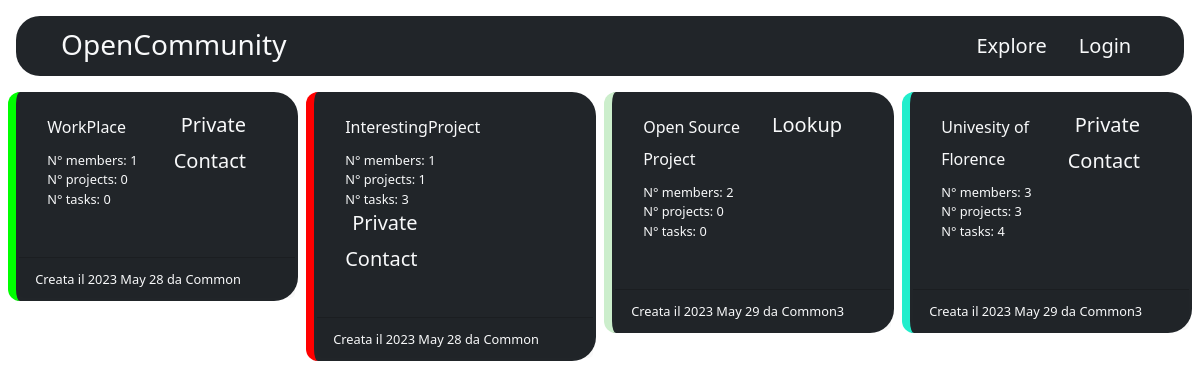
The page /explore/ on the database as committed earlier.
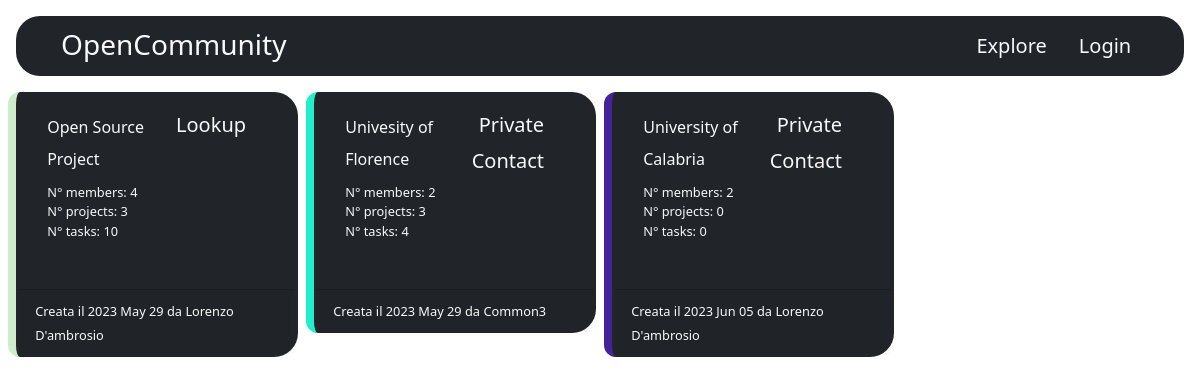
The same page on the database as committed later.
### TaskKit/tasks/models/community.py (models this page shows, shortened)
class Community(models.Model):
    name = models.CharField(max_length=100)
    members = models.ManyToManyField(User, related_name='communities')
    color = models.CharField(max_length=8)
    is_open = models.BooleanField(default=0)
    is_public = models.BooleanField(default=0)
    creation_date = models.DateTimeField(auto_now_add=True)
    founder_user = models.ForeignKey(User, on_delete=models.CASCADE, related_name='founded_communities')
    @property
    def number_of_members(self):
        return self.members.count()
    @property
    def number_of_projects(self):
        return self.projects.all().count()
    @property
    def number_of_tasks(self):
        return self.projects.values_list('tasks', flat=1).count()

### TaskKit/views.py (the view)
# urls.py: path('explore/', views.page_explore, name='explore'),
def page_explore(request):
    from django.db.models import Q
    if not request.user.is_authenticated:
        communities = Community.objects \
            .filter(is_public=1)
    else:
        communities = Community.objects \
            .filter(is_public=1)
        communities.union(Community.objects \
                          .filter(members__in=[request.user]))
    return render(request, 'pages/explore.html', {'communities': communities})

### TaskKit/tasks/templatetags/filters.py (called while the page is built)
@register.filter
def is_member_of(user, community):
    return user in community.members.all()

### templates/pages/explore.html (shortened to what this page needs)
{% extends 'main/layout.html' %}
{% block content %}
 <div class="community-container container-fluid m-0 g-3 align-items-center justify-content-center w-100">
     <div class="row row-cols-2 row-cols-lg-4 g-2">
        {% for community in communities %}
            <div class="col">
                {% include 'community/community.html' with community=community redirect="explore"%}
            </div>
        {% endfor %}
     </div>
</div>
{% endblock %}

### templates/main/layout.html (shortened to what this page needs)
{% load static %}
<!DOCTYPE html>
<html>
    <head>
        <link rel="stylesheet" type="text/css" href="{% static 'style/app_style.css' %}">
    <link href="https://cdn.jsdelivr.net/npm/bootstrap@5.3.0/dist/css/bootstrap.min.css" rel="stylesheet">
        <link rel="stylesheet" type="text/css" href="{% static 'assets/fontawesome/css/fontawesome.css' %}">
        <link rel="stylesheet" type="text/css" href="{% static 'assets/fontawesome/css/brands.css' %}">
        <link rel="stylesheet" type="text/css" href="{% static 'assets/fontawesome/css/solid.css' %}">
    </head>
    <body>
        <header>
            {% include 'main/app_bar.html' %}
        </header>
        <main>
            {% block content %}{% endblock %}
        </main>
<script src="https://cdn.jsdelivr.net/npm/bootstrap@5.3.0/dist/js/bootstrap.min.js"></script>     </body>
</html>

### templates/main/app_bar.html (shortened to what this page needs)
{% load static %}
<link rel="stylesheet" type="text/css"
      href="{% static 'style/main/app_bar.css' %}"
>
<nav class="navbar navbar-dark bg-dark">
    <h3>
        <a href="{% url 'index' %}">
            <i class="fa-solid fa-people-group"></i>
            OpenCommunity
        </a>
    </h3>
    <h5>
        <a href="{% url 'explore' %}">
        <i class="fa-solid fa-compass mr-2"></i>
            Explore
        </a>
    </h5>
    <h5 class="ml-3">
    {% if user.is_authenticated %}
        <a href="{% url 'account' %}">
            Account
            <i class="fa-solid fa-user mx-2"></i>
        </a>
    {% else %}
        <a href="#loginModal" class=""
           data-bs-toggle="modal"
           data-bs-target="#loginModal">
            Login
            <i class="fa-solid fa-sign-in mx-2"></i>
        </a>
    {% endif %}
    </h5>
</nav>

### templates/community/community.html (shortened to what this page needs)
{% load static %}
{% load filters %}
<link rel="stylesheet" type="text/css"
      href="{% static 'style/community/community.css' %}"
>
<div class="community card bg-dark text-light"
    style="border-color: #{{ community.color }}">
    <div class="card-body">
        <div class="container">
            <div class="row">
                <div class="col">
                    <h6 class="card-title pb-2">{{ community.name }}</h6>
                    <p class="card-text">N° members: {{ community.number_of_members }}</p>
                    <p class="card-text">N° projects: {{ community.number_of_projects }}</p>
                    <p class="card-text">N° tasks: {{ community.number_of_tasks }}</p>
                </div>
                <div class="col-auto d-flex flex-column pt-1 gap-3 align-content-start align-items-end">
                    {% if not community.is_open and not request.user|is_member_of:community%}
                        <h5>
                            <a href="">
                                Private
                                <i class="fa-solid fa-hand mr-2"></i>
                            </a>
                        </h5>
                        <h5>
                            <a href="mailto:{{ community.founder_user.email}}">
                                Contact
                                <i class="fa-solid fa-envelope mr-2"></i>
                            </a>
                        </h5>
                    {% endif %}
                    {% if not request.user.is_logged and community.is_open%}
                        <h5>
                            <a href="{% url 'community_detail' community_id=community.id page=redirect %}">
                                Lookup
                                <i class="fa-solid fa-hand-pointer mr-2"></i>
                            </a>
                        </h5>
                    {% endif %}
                </div>
            </div>
        </div>
    </div>
    <div class="card-footer">
        <small class="card-text">
            Creata il {{ community.creation_date|date:"Y M d" }}
                da {{ community.founder_user }}
            </small>
    </div>
</div>

### static/style/app_style.css (style rules this page uses)
:root { --app-default-bg:#00eeaa; --app-default-text:#FFFFFF; }
html { font-family: "Arial Nova" }
body { height: 100vh; width: 100vw; overflow: hidden; background: var(--app-default-bg); }
.h1, .h2, .h3, .h4, .h5, .h6, h1, h2, h3, h4, h5, h6 { line-height: 1rem !important; margin: 0 !important; }
header { padding: 1rem; }
a { text-decoration: none !important; color: inherit !important; }
.community-container { max-height: 85vh; overflow-y: auto; }

### static/style/main/app_bar.css (style rules this page uses)
nav.navbar { --bg-color:#ee5566; border-radius: 1.5rem 1.5rem; padding: 1rem; gap: 2rem; display: flex; flex-direction: row; align-items: center; justify-content: start; max-width: 100%; color: var(--bs-light); }

### static/style/community/community.css (style rules this page uses)
.community { border-radius: 1.5rem 1.5rem; border-end-start-radius: .75rem; border-start-start-radius: .75rem; border: 0 black; border-left: .5rem solid; padding: .2rem; gap: 2rem; display: flex; }
.community .card-text { margin:0 !important; font-size: .8rem; }
.community .card-title { line-height: 2rem !important; }

Rows that differ between the two databases and show on the page:
removed Community: name "WorkPlace", number_of_members "1", number_of_projects "0", number_of_tasks "0", creation_date "2023 May 28", founder_user "Common"
removed Community: name "InterestingProject", number_of_members "1", number_of_projects "1", number_of_tasks "3", creation_date "2023 May 28", founder_user "Common"
changed Community "Open Source Project": number_of_members "2" → "4"; number_of_projects "0" → "3"; number_of_tasks "0" → "10"; founder_user "Common3" → "Lorenzo D'ambrosio"
computed for Community "Univesity of Florence": number_of_members "3" → "2"
added Community: name "University of Calabria", number_of_members "2", number_of_projects "0", number_of_tasks "0", creation_date "2023 Jun 05", founder_user "Lorenzo D'ambrosio"
